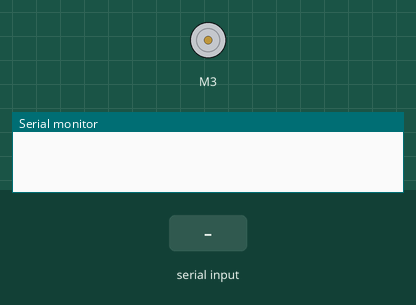
Simulated run of this sketch. Board: Arduino Uno, built with avr-gcc and run on an emulated ATmega328P. Shown: DC motor (green arrow = forward, orange = backward, longer = faster), the last lines printed to the serial monitor. The test bench sets the inputs (shaded band).

Above: at 1.2 s.
1.3 s: "f" received over Serial
At 2.5 s:
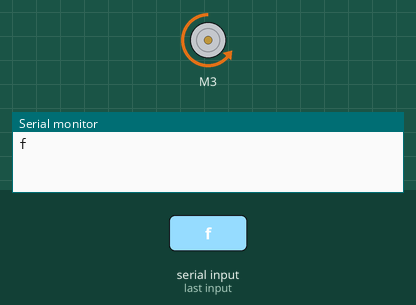
2.8 s: "b" received over Serial
At 3.8 s:
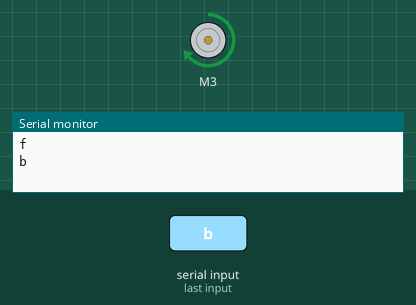
4.3 s: "s" received over Serial
At 4.9 s:
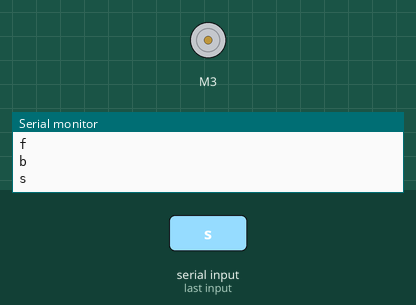
Timing chart, 0 to 7.3 s (numbered marks = the images above; inputs shaded):
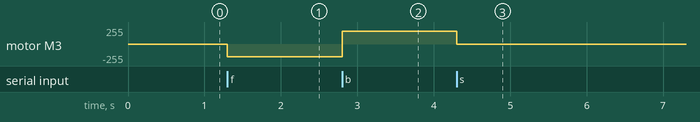

The sketch:

base.ino
```cpp
#define RPWM 3   // Define pin 3 for RPWM pin (output)
#define R_EN 4   // Define pin 4 for R_EN pin (input)
#define R_IS 5   // Define pin 5 for R_IS pin (output)
#define LPWM 6   // Define pin 6 for LPWM pin (output)
#define L_EN 7   // Define pin 7 for L_EN pin (input)
#define L_IS 8   // Define pin 8 for L_IS pin (output)
#define CW 1     // Do not change
#define CCW 0    // Do not change
#define debug 1  // Change to 0 to hide serial monitor debugging information or set to 1 to view

#include <RobojaxBTS7960.h>
RobojaxBTS7960 motor(R_EN, RPWM, R_IS, L_EN, LPWM, L_IS, debug);

void setup() {
   Serial.begin(9600);          // Setup Serial monitor to display information
   motor.begin();
}

void loop() {
   if (Serial.available()) {
      char val = Serial.read();
      Serial.println(val);

      if (val == 'f') {
          motor.rotate(75, CCW);        // Run motor with 100% speed in CW direction
          char val2 = Serial.read();
          if (val2 != 'f') {
              loop();
          }

      } else if (val == 'b') {
         motor.rotate(75, CW);          // Run motor at 100% speed in CCW direction
         delay(500);                    // Run for 1 seconds
         char val2 = Serial.read();
         if (val2 != 'b') {
              loop();
         }

      } else if (val == 's') {
         motor.stop();                  // Stop the motor
      }
   }
}
```

Measured:
- after the input at 1.3 s, motor M3: stopped → backward 191/255 at once
- after the input at 2.8 s, motor M3: backward 191/255 → forward 191/255 at once
- after the input at 4.3 s, motor M3: forward 191/255 → stopped at once
